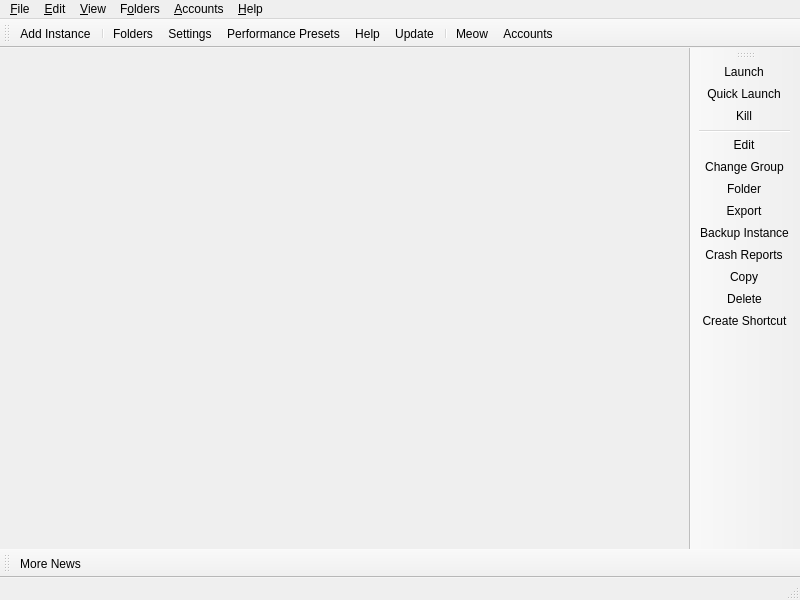
<?xml version="1.0" encoding="UTF-8"?>
<ui version="4.0">
 <class>MainWindow</class>
 <widget class="QMainWindow" name="MainWindow">
  <property name="geometry">
   <rect>
    <x>0</x>
    <y>0</y>
    <width>800</width>
    <height>600</height>
   </rect>
  </property>
  <widget class="QWidget" name="centralWidget">
   <layout class="QHBoxLayout" name="horizontalLayout">
    <property name="spacing">
     <number>0</number>
    </property>
    <property name="leftMargin">
     <number>0</number>
    </property>
    <property name="topMargin">
     <number>0</number>
    </property>
    <property name="rightMargin">
     <number>0</number>
    </property>
    <property name="bottomMargin">
     <number>0</number>
    </property>
   </layout>
  </widget>
  <widget class="QStatusBar" name="statusBar"/>
  <widget class="QToolBar" name="mainToolBar">
   <property name="windowTitle">
    <string>Main Toolbar</string>
   </property>
   <property name="allowedAreas">
    <set>Qt::BottomToolBarArea|Qt::TopToolBarArea</set>
   </property>
   <property name="toolButtonStyle">
    <enum>Qt::ToolButtonTextBesideIcon</enum>
   </property>
   <property name="floatable">
    <bool>false</bool>
   </property>
   <attribute name="toolBarArea">
    <enum>TopToolBarArea</enum>
   </attribute>
   <attribute name="toolBarBreak">
    <bool>false</bool>
   </attribute>
   <addaction name="actionAddInstance"/>
   <addaction name="separator"/>
   <addaction name="actionFoldersButton"/>
   <addaction name="actionSettings"/>
   <addaction name="actionPerformancePresets"/>
   <addaction name="actionHelpButton"/>
   <addaction name="actionCheckUpdate"/>
   <addaction name="separator"/>
   <addaction name="actionCAT"/>
   <addaction name="actionAccountsButton"/>
  </widget>
  <widget class="QToolBar" name="newsToolBar">
   <property name="windowTitle">
    <string>News Toolbar</string>
   </property>
   <property name="allowedAreas">
    <set>Qt::BottomToolBarArea|Qt::TopToolBarArea</set>
   </property>
   <property name="iconSize">
    <size>
     <width>16</width>
     <height>16</height>
    </size>
   </property>
   <property name="toolButtonStyle">
    <enum>Qt::ToolButtonTextBesideIcon</enum>
   </property>
   <property name="floatable">
    <bool>false</bool>
   </property>
   <attribute name="toolBarArea">
    <enum>BottomToolBarArea</enum>
   </attribute>
   <attribute name="toolBarBreak">
    <bool>false</bool>
   </attribute>
   <addaction name="actionMoreNews"/>
  </widget>
  <widget class="WideBar" name="instanceToolBar">
   <property name="windowTitle">
    <string>Instance Toolbar</string>
   </property>
   <property name="allowedAreas">
    <set>Qt::LeftToolBarArea|Qt::RightToolBarArea</set>
   </property>
   <property name="iconSize">
    <size>
     <width>16</width>
     <height>16</height>
    </size>
   </property>
   <property name="toolButtonStyle">
    <enum>Qt::ToolButtonTextBesideIcon</enum>
   </property>
   <property name="floatable">
    <bool>false</bool>
   </property>
   <property name="useDefaultAction" stdset="0">
    <bool>true</bool>
   </property>
   <attribute name="toolBarArea">
    <enum>RightToolBarArea</enum>
   </attribute>
   <attribute name="toolBarBreak">
    <bool>false</bool>
   </attribute>
   <addaction name="actionLaunchInstance"/>
   <addaction name="actionQuickLaunch"/>
   <addaction name="actionKillInstance"/>
   <addaction name="separator"/>
   <addaction name="actionEditInstance"/>
   <addaction name="actionChangeInstGroup"/>
   <addaction name="actionViewSelectedInstFolder"/>
   <addaction name="actionExportInstance"/>
   <addaction name="actionBackupInstance"/>
   <addaction name="actionViewCrashReports"/>
   <addaction name="actionCopyInstance"/>
   <addaction name="actionDeleteInstance"/>
   <addaction name="actionCreateInstanceShortcut"/>
  </widget>
  <widget class="QMenuBar" name="menuBar">
   <property name="geometry">
    <rect>
     <x>0</x>
     <y>0</y>
     <width>800</width>
     <height>22</height>
    </rect>
   </property>
   <widget class="QMenu" name="fileMenu">
    <property name="title">
     <string>&amp;File</string>
    </property>
    <property name="toolTipsVisible">
     <bool>true</bool>
    </property>
    <addaction name="actionAddInstance"/>
    <addaction name="separator"/>
     <addaction name="actionLaunchInstance"/>
     <addaction name="actionQuickLaunch"/>
     <addaction name="actionKillInstance"/>
    <addaction name="separator"/>
    <addaction name="actionEditInstance"/>
    <addaction name="actionChangeInstGroup"/>
    <addaction name="actionViewSelectedInstFolder"/>
    <addaction name="actionExportInstance"/>
    <addaction name="actionCopyInstance"/>
    <addaction name="actionDeleteInstance"/>
    <addaction name="actionCreateInstanceShortcut"/>
    <addaction name="separator"/>
    <addaction name="actionSettings"/>
    <addaction name="actionCloseWindow"/>
   </widget>
   <widget class="QMenu" name="editMenu">
    <property name="title">
     <string>&amp;Edit</string>
    </property>
    <property name="toolTipsVisible">
     <bool>true</bool>
    </property>
    <addaction name="actionUndoTrashInstance"/>
   </widget>
   <widget class="QMenu" name="viewMenu">
    <property name="title">
     <string>&amp;View</string>
    </property>
    <property name="toolTipsVisible">
     <bool>true</bool>
    </property>
    <addaction name="actionChangeTheme"/>
    <addaction name="separator"/>
    <addaction name="actionCAT"/>
    <addaction name="actionToggleStatusBar"/>
    <addaction name="actionLockToolbars"/>
    <addaction name="separator"/>
   </widget>
   <widget class="QMenu" name="foldersMenu">
    <property name="title">
     <string>F&amp;olders</string>
    </property>
    <property name="toolTipsVisible">
     <bool>true</bool>
    </property>
    <addaction name="actionViewLauncherRootFolder"/>
    <addaction name="separator"/>
    <addaction name="actionViewInstanceFolder"/>
    <addaction name="actionViewCentralModsFolder"/>
    <addaction name="actionViewSkinsFolder"/>
    <addaction name="actionViewJavaFolder"/>
    <addaction name="separator"/>
    <addaction name="actionViewIconThemeFolder"/>
    <addaction name="actionViewWidgetThemeFolder"/>
    <addaction name="actionViewCatPackFolder"/>
    <addaction name="actionViewIconsFolder"/>
    <addaction name="separator"/>
    <addaction name="actionViewLogsFolder"/>
   </widget>
   <widget class="QMenu" name="accountsMenu">
    <property name="title">
     <string>&amp;Accounts</string>
    </property>
   </widget>
   <widget class="QMenu" name="helpMenu">
    <property name="title">
     <string>&amp;Help</string>
    </property>
    <property name="toolTipsVisible">
     <bool>true</bool>
    </property>
    <addaction name="actionClearMetadata"/>
    <addaction name="actionReportBug"/>
    <addaction name="actionViewLog"/>
    <addaction name="actionAddToPATH"/>
    <addaction name="separator"/>
    <addaction name="actionMATRIX"/>
    <addaction name="actionDISCORD"/>
    <addaction name="actionREDDIT"/>
    <addaction name="separator"/>
    <addaction name="actionMoreNews"/>
    <addaction name="actionCheckUpdate"/>
    <addaction name="actionOpenWiki"/>
    <addaction name="actionBots"/>
    <addaction name="actionAbout"/>
   </widget>
   <addaction name="fileMenu"/>
   <addaction name="editMenu"/>
   <addaction name="viewMenu"/>
   <addaction name="foldersMenu"/>
   <addaction name="accountsMenu"/>
   <addaction name="helpMenu"/>
  </widget>
  <action name="actionMoreNews">
   <property name="icon">
    <iconset theme="news"/>
   </property>
   <property name="text">
    <string>More News...</string>
   </property>
   <property name="toolTip">
    <string>Open the development blog to read more news about %1.</string>
   </property>
  </action>
  <action name="actionCAT">
   <property name="checkable">
    <bool>true</bool>
   </property>
   <property name="icon">
    <iconset theme="cat"/>
   </property>
   <property name="text">
    <string>&amp;Meow</string>
   </property>
   <property name="toolTip">
    <string>It's a fluffy kitty :3</string>
   </property>
  </action>
  <action name="actionToggleStatusBar">
   <property name="checkable">
    <bool>true</bool>
   </property>
   <property name="text">
    <string>Status Bar</string>
   </property>
  </action>
  <action name="actionLockToolbars">
   <property name="checkable">
    <bool>true</bool>
   </property>
   <property name="text">
    <string>Lock Toolbars</string>
   </property>
  </action>
  <action name="actionUndoTrashInstance">
   <property name="enabled">
    <bool>false</bool>
   </property>
   <property name="text">
    <string>&amp;Undo Last Instance Deletion</string>
   </property>
  </action>
  <action name="actionAddInstance">
   <property name="icon">
    <iconset theme="new"/>
   </property>
   <property name="text">
    <string>Add Instanc&amp;e...</string>
   </property>
   <property name="toolTip">
    <string>Add a new instance.</string>
   </property>
  </action>
  <action name="actionCheckUpdate">
   <property name="icon">
    <iconset theme="checkupdate"/>
   </property>
   <property name="text">
    <string>&amp;Update...</string>
   </property>
   <property name="toolTip">
    <string>Check for new updates for %1.</string>
   </property>
   <property name="menuRole">
    <enum>QAction::ApplicationSpecificRole</enum>
   </property>
  </action>
  <action name="actionSettings">
   <property name="icon">
    <iconset theme="settings"/>
   </property>
   <property name="text">
    <string>Setti&amp;ngs...</string>
   </property>
   <property name="toolTip">
    <string>Change settings.</string>
   </property>
   <property name="menuRole">
    <enum>QAction::PreferencesRole</enum>
   </property>
   </action>
   <action name="actionPerformancePresets">
    <property name="icon">
      <iconset theme="performance"/>
    </property>
    <property name="text">
     <string>&amp;Performance Presets</string>
    </property>
    <property name="toolTip">
     <string>Quick memory presets for low-end PCs.</string>
    </property>
   </action>
   <action name="actionManageAccounts">
   <property name="icon">
    <iconset theme="accounts"/>
   </property>
   <property name="text">
    <string>&amp;Manage Accounts...</string>
   </property>
  </action>
  <action name="actionLaunchInstance">
   <property name="icon">
    <iconset theme="launch"/>
   </property>
   <property name="text">
    <string>&amp;Launch</string>
   </property>
   <property name="toolTip">
    <string>Launch the selected instance.</string>
   </property>
   </action>
   <action name="actionQuickLaunch">
    <property name="icon">
      <iconset theme="quicklaunch"/>
    </property>
    <property name="text">
     <string>&amp;Quick Launch</string>
    </property>
    <property name="toolTip">
     <string>Launch the last played instance.</string>
    </property>
   </action>
   <action name="actionKillInstance">
   <property name="icon">
    <iconset theme="status-bad"/>
   </property>
   <property name="text">
    <string>&amp;Kill</string>
   </property>
   <property name="toolTip">
    <string>Kill the running instance.</string>
   </property>
   <property name="shortcut">
    <string>Ctrl+K</string>
   </property>
  </action>
  <action name="actionRenameInstance">
   <property name="icon">
    <iconset theme="rename"/>
   </property>
   <property name="text">
    <string>Rename</string>
   </property>
   <property name="toolTip">
    <string>Rename the selected instance.</string>
    </property>
   </action>
   <action name="actionBackupInstance">
    <property name="icon">
     <iconset theme="export"/>
    </property>
    <property name="text">
     <string>&amp;Backup Instance</string>
    </property>
    <property name="toolTip">
     <string>Backup the selected instance as a zip file.</string>
    </property>
   </action>
   <action name="actionViewCrashReports">
    <property name="icon">
     <iconset theme="bug"/>
    </property>
    <property name="text">
     <string>&amp;Crash Reports</string>
    </property>
    <property name="toolTip">
     <string>Open the crash reports folder for the selected instance.</string>
    </property>
   </action>
   <action name="actionChangeInstGroup">
   <property name="icon">
    <iconset theme="tag"/>
   </property>
   <property name="text">
    <string>&amp;Change Group...</string>
   </property>
   <property name="toolTip">
    <string>Change the selected instance's group.</string>
   </property>
   <property name="shortcut">
    <string>Ctrl+G</string>
   </property>
  </action>
  <action name="actionChangeInstIcon">
   <property name="text">
    <string>Change Icon</string>
   </property>
   <property name="toolTip">
    <string>Change the selected instance's icon.</string>
   </property>
  </action>
  <action name="actionEditInstance">
   <property name="icon">
    <iconset theme="settings"/>
   </property>
   <property name="text">
    <string>&amp;Edit...</string>
   </property>
   <property name="toolTip">
    <string>Change the instance settings, mods and versions.</string>
   </property>
   <property name="shortcut">
    <string>Ctrl+I</string>
   </property>
  </action>
  <action name="actionViewSelectedInstFolder">
   <property name="icon">
    <iconset theme="viewfolder"/>
   </property>
   <property name="text">
    <string>&amp;Folder</string>
   </property>
   <property name="toolTip">
    <string>Open the selected instance's root folder in a file browser.</string>
   </property>
  </action>
  <action name="actionDeleteInstance">
   <property name="icon">
    <iconset theme="delete"/>
   </property>
   <property name="text">
    <string>Dele&amp;te</string>
   </property>
   <property name="toolTip">
    <string>Delete the selected instance.</string>
   </property>
   <property name="autoRepeat">
    <bool>false</bool>
   </property>
  </action>
  <action name="actionCopyInstance">
   <property name="icon">
    <iconset theme="copy"/>
   </property>
   <property name="text">
    <string>Cop&amp;y...</string>
   </property>
   <property name="toolTip">
    <string>Copy the selected instance.</string>
   </property>
   <property name="shortcut">
    <string>Ctrl+D</string>
   </property>
  </action>
  <action name="actionExportInstance">
   <property name="icon">
    <iconset theme="export"/>
   </property>
   <property name="text">
    <string>E&amp;xport...</string>
   </property>
   <property name="toolTip">
    <string>Export the selected instance to supported formats.</string>
   </property>
  </action>
  <action name="actionExportInstanceZip">
   <property name="icon">
    <iconset theme="launcher"/>
   </property>
   <property name="text">
     <string>PollyMC-Continued (zip)</string>
   </property>
  </action>
  <action name="actionExportInstanceMrPack">
   <property name="icon">
    <iconset theme="modrinth"/>
   </property>
   <property name="text">
    <string>Modrinth (mrpack)</string>
   </property>
  </action>
  <action name="actionExportInstanceFlamePack">
   <property name="icon">
    <iconset theme="flame"/>
   </property>
   <property name="text">
    <string>CurseForge (zip)</string>
   </property>
  </action>
  <action name="actionCreateInstanceShortcut">
   <property name="icon">
    <iconset theme="shortcut"/>
   </property>
   <property name="text">
    <string>Create Shortcut</string>
   </property>
   <property name="toolTip">
    <string>Creates a shortcut on a selected folder to launch the selected instance.</string>
   </property>
  </action>
  <action name="actionNoAccountsAdded">
   <property name="icon">
    <iconset theme="noaccount"/>
   </property>
   <property name="text">
    <string>No accounts added!</string>
   </property>
  </action>
  <action name="actionNoDefaultAccount">
   <property name="checkable">
    <bool>true</bool>
   </property>
   <property name="icon">
    <iconset theme="noaccount"/>
   </property>
   <property name="text">
    <string>No Default Account</string>
   </property>
   <property name="shortcut">
    <string>Ctrl+0</string>
   </property>
  </action>
  <action name="actionCloseWindow">
   <property name="icon">
    <iconset theme="status-bad"/>
   </property>
   <property name="text">
    <string>Close &amp;Window</string>
   </property>
   <property name="toolTip">
    <string>Close the current window</string>
   </property>
   <property name="menuRole">
    <enum>QAction::MenuRole::NoRole</enum>
   </property>
  </action>
  <action name="actionViewInstanceFolder">
   <property name="icon">
    <iconset theme="viewfolder"/>
   </property>
   <property name="text">
    <string>&amp;Instances</string>
   </property>
   <property name="toolTip">
    <string>Open the instances folder in a file browser.</string>
   </property>
  </action>
  <action name="actionViewLauncherRootFolder">
   <property name="icon">
    <iconset theme="viewfolder"/>
   </property>
   <property name="text">
    <string>Launcher &amp;Root</string>
   </property>
   <property name="toolTip">
    <string>Open the launcher's root folder in a file browser.</string>
   </property>
  </action>
  <action name="actionViewCentralModsFolder">
   <property name="icon">
    <iconset theme="centralmods"/>
   </property>
   <property name="text">
    <string>&amp;Central Mods</string>
   </property>
   <property name="toolTip">
    <string>Open the central mods folder in a file browser.</string>
   </property>
  </action>
  <action name="actionViewSkinsFolder">
   <property name="icon">
    <iconset theme="viewfolder"/>
   </property>
   <property name="text">
    <string>&amp;Skins</string>
   </property>
   <property name="toolTip">
    <string>Open the skins folder in a file browser.</string>
   </property>
  </action>
  <action name="actionViewIconsFolder">
   <property name="icon">
    <iconset theme="viewfolder"/>
   </property>
   <property name="text">
    <string>Instance Icons</string>
   </property>
   <property name="toolTip">
    <string>Open the instance icons folder in a file browser.</string>
   </property>
  </action>
  <action name="actionViewLogsFolder">
   <property name="icon">
    <iconset theme="viewfolder"/>
   </property>
   <property name="text">
    <string>Logs</string>
   </property>
   <property name="toolTip">
    <string>Open the logs folder in a file browser.</string>
   </property>
  </action>
  <action name="actionChangeTheme">
   <property name="text">
    <string>Themes</string>
   </property>
  </action>
  <action name="actionReportBug">
   <property name="icon">
    <iconset theme="bug"/>
   </property>
   <property name="text">
    <string>Report a Bug or Suggest a Feature</string>
   </property>
   <property name="toolTip">
    <string>Open the bug tracker to report a bug with %1.</string>
   </property>
  </action>
  <action name="actionDISCORD">
   <property name="icon">
    <iconset theme="discord"/>
   </property>
   <property name="text">
    <string>&amp;Discord Guild</string>
   </property>
   <property name="toolTip">
    <string>Open %1 Discord guild.</string>
   </property>
  </action>
  <action name="actionMATRIX">
   <property name="icon">
    <iconset theme="matrix"/>
   </property>
   <property name="text">
    <string>&amp;Matrix Space</string>
   </property>
   <property name="toolTip">
    <string>Open %1 Matrix space.</string>
   </property>
  </action>
  <action name="actionREDDIT">
   <property name="icon">
    <iconset theme="reddit-alien"/>
   </property>
   <property name="text">
    <string>Sub&amp;reddit</string>
   </property>
   <property name="toolTip">
    <string>Open %1 subreddit.</string>
   </property>
  </action>
  <action name="actionAbout">
   <property name="icon">
    <iconset theme="about"/>
   </property>
   <property name="text">
    <string>&amp;About %1</string>
   </property>
   <property name="toolTip">
    <string>View information about %1.</string>
   </property>
   <property name="menuRole">
    <enum>QAction::AboutRole</enum>
   </property>
  </action>
  <action name="actionClearMetadata">
   <property name="icon">
    <iconset theme="refresh"/>
   </property>
   <property name="text">
    <string>&amp;Clear Metadata Cache</string>
   </property>
   <property name="toolTip">
    <string>Clear cached metadata</string>
   </property>
  </action>
  <action name="actionViewLog">
   <property name="icon">
    <iconset theme="log">
     <normaloff>.</normaloff>.</iconset>
   </property>
   <property name="text">
    <string>View logs</string>
   </property>
   <property name="toolTip">
    <string>View current and previous launcher logs</string>
   </property>
  </action>
  <action name="actionAddToPATH">
   <property name="icon">
    <iconset theme="custom-commands"/>
   </property>
   <property name="text">
    <string>Install to &amp;PATH</string>
   </property>
   <property name="toolTip">
    <string>Install a %1 symlink to /usr/local/bin</string>
   </property>
  </action>
  <action name="actionFoldersButton">
   <property name="icon">
    <iconset theme="viewfolder"/>
   </property>
   <property name="text">
    <string>Folders</string>
   </property>
   <property name="toolTip">
    <string>Open one of the folders shared between instances.</string>
   </property>
  </action>
  <action name="actionHelpButton">
   <property name="icon">
    <iconset theme="help"/>
   </property>
   <property name="text">
    <string>Help</string>
   </property>
   <property name="toolTip">
    <string>Get help with %1 or Minecraft.</string>
   </property>
  </action>
  <action name="actionAccountsButton">
   <property name="icon">
    <iconset theme="noaccount"/>
   </property>
   <property name="text">
    <string>Accounts</string>
   </property>
  </action>
  <action name="actionOpenWiki">
   <property name="icon">
    <iconset theme="help"/>
   </property>
   <property name="text">
    <string>%1 &amp;Wiki</string>
   </property>
   <property name="toolTip">
    <string>Open the %1 wiki</string>
   </property>
  </action>
  <action name="actionViewWidgetThemeFolder">
   <property name="icon">
    <iconset theme="viewfolder"/>
   </property>
   <property name="text">
    <string>&amp;Widget Themes</string>
   </property>
   <property name="toolTip">
    <string>Open the widget themes folder in a file browser.</string>
   </property>
  </action>
  <action name="actionViewIconThemeFolder">
   <property name="icon">
    <iconset theme="viewfolder"/>
   </property>
   <property name="text">
    <string>I&amp;con Theme</string>
   </property>
   <property name="toolTip">
    <string>Open the icon theme folder in a file browser.</string>
   </property>
  </action>
  <action name="actionViewCatPackFolder">
   <property name="icon">
    <iconset theme="viewfolder"/>
   </property>
   <property name="text">
    <string>Cat Packs</string>
   </property>
   <property name="toolTip">
    <string>Open the cat packs folder in a file browser.</string>
   </property>
  </action>
   <action name="actionViewJavaFolder">
    <property name="icon">
     <iconset theme="viewfolder"/>
    </property>
    <property name="text">
     <string>Java</string>
    </property>
    <property name="toolTip">
     <string>Open the Java folder in a file browser. Only available if the built-in Java downloader is used.</string>
    </property>
   </action>
   <action name="actionBots">
    <property name="icon">
     <iconset theme="robot"/>
    </property>
    <property name="text">
     <string>&amp;Bots</string>
    </property>
    <property name="toolTip">
     <string>Open the bot terminal to control Minecraft bots.</string>
    </property>
   </action>
  </widget>
 <customwidgets>
  <customwidget>
   <class>WideBar</class>
   <extends>QToolBar</extends>
   <header>ui/widgets/WideBar.h</header>
  </customwidget>
 </customwidgets>
 <resources/>
 <connections/>
</ui>
